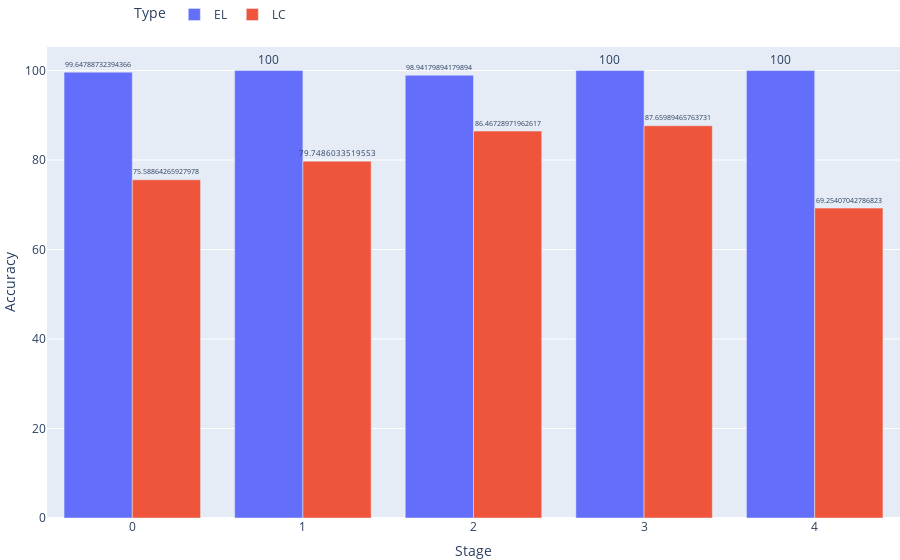

Source (notebook cell):
### Code cell
import plotly.express as px
fig = px.bar(df_labeling, x="Stage", y="Accuracy", color="Type", barmode="group",
             #facet_row="iteracion", facet_col="day",
             #facet_col="arquitectura",
             #facet_col="arquitectura",
             #category_orders={"Arquitecture": ["ResNet152", "InceptionV4", "InceptionV3"],
             #                 "Dataset": ["WHU-RS19", "AID", "NWPU-RESISC45"]
             #                },            
            )

fig.for_each_annotation(lambda a: a.update(text=a.text.split("=")[-1])) # Quitar Clave
fig.update_layout(autosize=True, margin={'l': 0, 'r': 0, 't': 0, 'b': 0})
fig.update_layout(legend=dict(
    yanchor="top",
    y=1.10,
    xanchor="left",
    x=0.10,
    orientation= "h",
))
fig.update_layout(yaxis={'visible': True, 'showticklabels': True, 'title':'Accuracy'})
#fig.update_layout(xaxis={'visible': True, 'showticklabels': True, 'title':'Stage', 'tickmode':'linear', "title_text":"" } )
#fig.update_traces(texttemplate='%{label}: %{value} (%{percent})', textposition='outside')
fig.update_traces(texttemplate='%{value: .3s}', textposition='outside')
#fig.update_traces(texttemplate='%{.2s}%', textposition='outside', textangle=0, textfont_size=6)
#fig.update_layout(uniformtext_minsize=12, uniformtext_mode='show')
#fig.update_layout(yaxis=dict(range=[60,105]))
#fig.update_layout(xaxis2={'visible': True, 'showticklabels': True, 'title':'Stage', 'tickmode':'linear'}) #'tickprefix':"Stage_"},)
#fig.update_layout(xaxis3={'visible': True, 'showticklabels': True, 'title':'Stage', 'tickmode':'linear', "title_text":"" } )
#ig.update_layout(title_text)

fig.write_image('ssl_gleasson_exp92_labeling_accuracy_v1.pdf')
fig.show()

### Figure 1 — Plotly figure (JSON) as saved in the notebook; plotly's stock layout.template omitted (floating-point values rounded to 4 significant figures)
{"data": [{"alignmentgroup": "True", "hovertemplate": "Type=EL<br>Stage=%{x}<br>Accuracy=%{y}<extra></extra>", "legendgroup": "EL", "marker": {"color": "#636efa"}, "name": "EL", "offsetgroup": "EL", "orientation": "v", "showlegend": true, "textposition": "outside", "texttemplate": "%{value: .3s}", "type": "bar", "x": [0, 1, 2, 3, 4], "xaxis": "x", "y": [99.65, 100, 98.94, 100, 100], "yaxis": "y"}, {"alignmentgroup": "True", "hovertemplate": "Type=LC<br>Stage=%{x}<br>Accuracy=%{y}<extra></extra>", "legendgroup": "LC", "marker": {"color": "#EF553B"}, "name": "LC", "offsetgroup": "LC", "orientation": "v", "showlegend": true, "textposition": "outside", "texttemplate": "%{value: .3s}", "type": "bar", "x": [0, 1, 2, 3, 4], "xaxis": "x", "y": [75.59, 79.75, 86.47, 87.66, 69.25], "yaxis": "y"}], "layout": {"autosize": true, "barmode": "group", "legend": {"orientation": "h", "title": {"text": "Type"}, "tracegroupgap": 0, "x": 0.1, "xanchor": "left", "y": 1.1, "yanchor": "top"}, "margin": {"b": 0, "l": 0, "r": 0, "t": 0}, "xaxis": {"anchor": "y", "domain": [0, 1], "title": {"text": "Stage"}}, "yaxis": {"anchor": "x", "domain": [0, 1], "showticklabels": true, "title": {"text": "Accuracy"}, "visible": true}}}
